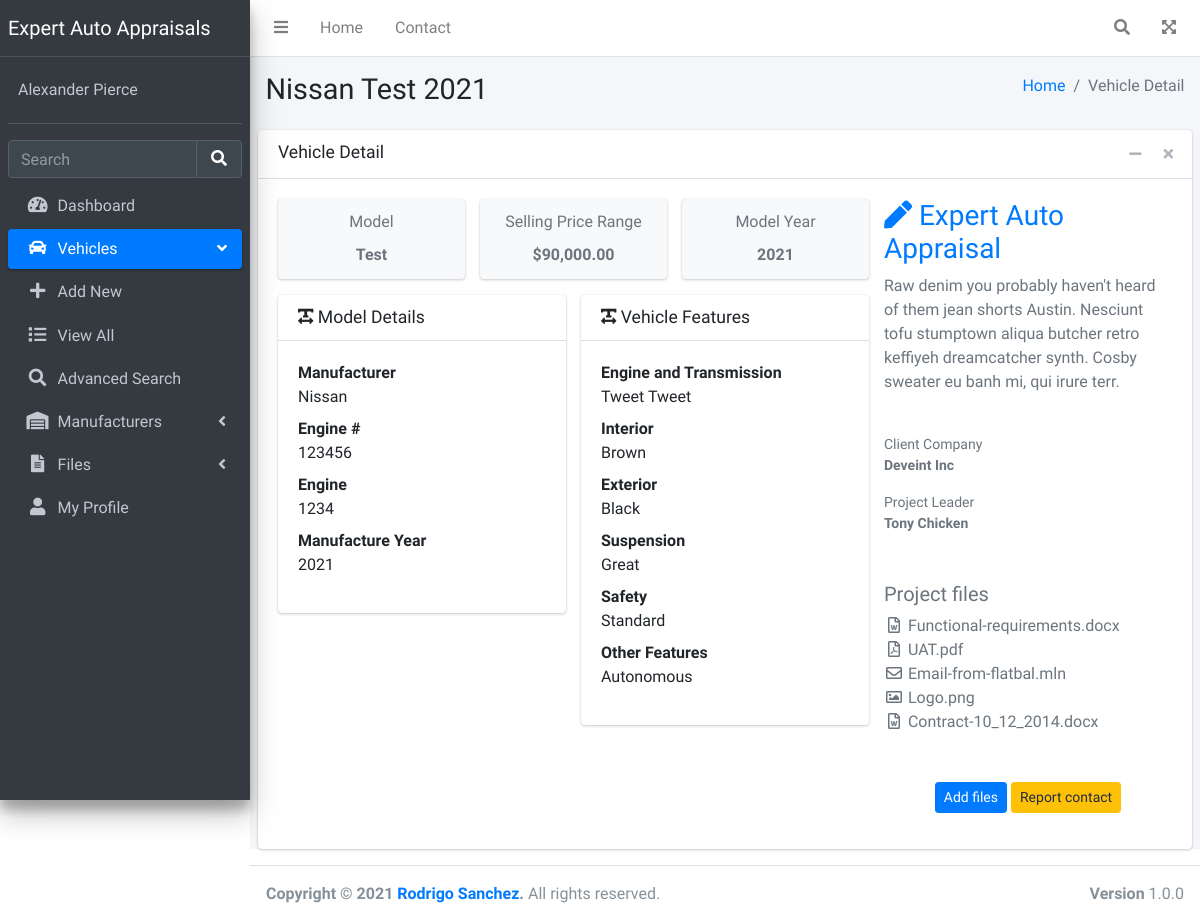
Screenshot of /vehicle/1 (signed in) with the database file from the repository.
### appraisal/models.py (models this page shows, shortened)
class Vehicle(models.Model):
    model = models.CharField(max_length=255)
    year = models.PositiveSmallIntegerField(
        default=current_year(), validators=[MinValueValidator(1900), max_value_current_year], blank=True)
    selling_price = models.DecimalField(_("Selling Price Range"), max_digits= 10, decimal_places=2)
    manufacturer = models.ForeignKey('appraisal.Manufacturer', null= True, on_delete=models.SET_NULL, blank=True)
    engine = models.CharField(_("Engine"), max_length=255, blank=True)
    engine_no = models.CharField(_("Engine #"), max_length=255, blank=True)
    chassis_no = models.CharField(_("Chassis #"), max_length=255, blank=True)
    manufacture_year = models.PositiveSmallIntegerField(
        _("Year of Manufacture"),
        default=current_year(), validators=[MinValueValidator(1900), max_value_current_year], blank=True)
    engine_and_trans = models.CharField(_("Engine and Transmission"), max_length=255, blank=True)
    interior = models.CharField(_("Interior"), max_length=255, blank=True)
    exterior = models.CharField(_("Exterior"), max_length=255, blank=True)
    suspension = models.CharField(_("Suspension"), max_length=255, blank=True)
    safety = models.CharField(_("Safety"), max_length=255, blank=True)
    other_features = models.CharField(_("Other Features"), max_length=255, blank=True)
    pics = models.ManyToManyField("appraisal.Pic", verbose_name=_("Pictures"), blank=True)
    documents = models.ManyToManyField("appraisal.Document", verbose_name=_("Documents"), blank=True)
    def __str__(self):
        name = self.model
        if(self.manufacturer):
            name = f'{self.manufacturer} {name}'
        if(self.manufacture_year):
            name = f'{name} {self.year}'
        return name

class Manufacturer(models.Model):
    name = models.CharField(max_length=255)
    country = CountryField()
    pic = models.ImageField(blank=True, null=True)
    def __str__(self):
            return f'{self.name}'

### appraisal/views.py (the view)
# urls.py: path('vehicle/<int:pk>', VehicleDetailView.as_view(), name='vehicle_detail'),
class VehicleDetailView(LoginRequiredMixin, DetailView):
    model = Vehicle
    template_name = "vehicle/vehicle-detail.html"

### appraisal/templates/vehicle/vehicle-detail.html (shortened to what this page needs)
{% extends 'appraisal/base.html' %}
{% load static %}
{% load humanize %}
{% block 'content' %}
<div class="content-wrapper">
  <section class="content-header">
    <div class="container-fluid">
      <div class="row mb-2">
        <div class="col-sm-6">
          <h1>{{object}}</h1>
        </div>
        <div class="col-sm-6">
          <ol class="breadcrumb float-sm-right">
            <li class="breadcrumb-item"><a href="#">Home</a></li>
            <li class="breadcrumb-item active">Vehicle Detail</li>
          </ol>
        </div>
      </div>
    </div>
  </section>
  <section class="content">
    <div class="card">
      <div class="card-header">
        <h3 class="card-title">Vehicle Detail</h3>
        <div class="card-tools">
          <button type="button" class="btn btn-tool" data-card-widget="collapse" title="Collapse">
            <i class="fas fa-minus"></i>
          </button>
          <button type="button" class="btn btn-tool" data-card-widget="remove" title="Remove">
            <i class="fas fa-times"></i>
          </button>
        </div>
      </div>
      <div class="card-body">
        <div class="row">
          <div class="col-12 col-md-12 col-lg-8 order-2 order-md-1">
            <div class="row">
              {% if object.model %}
              <div class="col-12 col-sm-4">
                <div class="info-box bg-light">
                  <div class="info-box-content">
                    <span class="info-box-text text-center text-muted">Model</span>
                    <span class="info-box-number text-center text-muted mb-0">{{object.model}}</span>
                  </div>
                </div>
              </div>
              {% endif %}
              {% if object.selling_price %}
              <div class="col-12 col-sm-4">
                <div class="info-box bg-light">
                  <div class="info-box-content">
                    <span class="info-box-text text-center text-muted">Selling Price Range</span>
                    <span class="info-box-number text-center text-muted mb-0">${{object.selling_price | intcomma}}</span>
                  </div>
                </div>
              </div>
              {% endif %}
              {% if object.year %}
              <div class="col-12 col-sm-4">
                <div class="info-box bg-light">
                  <div class="info-box-content">
                    <span class="info-box-text text-center text-muted">Model Year</span>
                    <span class="info-box-number text-center text-muted mb-0">{{object.year}}</span>
                  </div>
                </div>
              </div>
              {% endif %}
            </div>
            <div class="row">
            {% if object.manufacturer or object.engine_no or object.engine or object.manufacture_year or object.chassis%}
              <div class="col-md-6">
                <div class="card">
                  <div class="card-header">
                    <h3 class="card-title">
                      <i class="fas fa-text-width"></i>
                      Model Details
                    </h3>
                  </div>
                  <div class="card-body">
                    <dl>
                    {% if object.manufacturer %}
                      <dt>Manufacturer</dt>
                      <dd>{{object.manufacturer}}</dd>
                    {% endif %}
                    {% if object.engine_no %}
                      <dt>Engine #</dt>
                      <dd>{{object.engine_no}}</dd>
                    {% endif %}
                    {% if object.engine %}
                      <dt>Engine</dt>
                      <dd>{{object.engine}}</dd>
                    {% endif %}
                    {% if object.manufacture_year %}
                      <dt>Manufacture Year</dt>
                      <dd>{{object.manufacture_year}}</dd>
                    {% endif %}
                    </dl>
                  </div>
                </div>
              </div>
              {% endif %}
              {% if object.engine_and_trans or object.interior or object.exterior or object.suspension or object.safety or object.other_features%}
              <div class="col-md-6">
                <div class="card">
                  <div class="card-header">
                    <h3 class="card-title">
                      <i class="fas fa-text-width"></i>
                      Vehicle Features
                    </h3>
                  </div>
                  <div class="card-body">
                    <dl>
                    {% if object.engine_and_trans %}
                      <dt>Engine and Transmission</dt>
                      <dd>{{object.engine_and_trans}}</dd>
                    {% endif %}
                    {% if object.interior %}
                      <dt>Interior</dt>
                      <dd>{{object.interior}}</dd>
                    {% endif %}
                    {% if object.exterior %}
                      <dt>Exterior</dt>
                      <dd>{{object.exterior | intcomma}}</dd>
                    {% endif %}
                    {% if object.suspension %}
                      <dt>Suspension</dt>
                      <dd>{{object.suspension}}</dd>
                    {% endif %}
                    {% if object.safety %}
                      <dt>Safety</dt>
                      <dd>{{object.safety}}</dd>
                    {% endif %}
                    {% if object.other_features %}
                      <dt>Other Features</dt>
                      <dd>{{object.other_features}}</dd>
                    {% endif %}
                    </dl>
                  </div>
                </div>
              </div>
              {% endif %}
            </div>
          </div>
          <div class="col-12 col-md-12 col-lg-4 order-1 order-md-2">
            <h3 class="text-primary"><i class="fas fa-pen"></i> Expert Auto Appraisal</h3>
            <p class="text-muted">Raw denim you probably haven't heard of them jean shorts Austin. Nesciunt tofu
              stumptown aliqua butcher retro keffiyeh dreamcatcher synth. Cosby sweater eu banh mi, qui irure terr.</p>
            <br>
            <div class="text-muted">
              <p class="text-sm">Client Company
                <b class="d-block">Deveint Inc</b>
              </p>
              <p class="text-sm">Project Leader
                <b class="d-block">Tony Chicken</b>
              </p>
            </div>
            <h5 class="mt-5 text-muted">Project files</h5>
            <ul class="list-unstyled">
              <li>
                <a href="" class="btn-link text-secondary"><i class="far fa-fw fa-file-word"></i>
                  Functional-requirements.docx</a>
              </li>
              <li>
                <a href="" class="btn-link text-secondary"><i class="far fa-fw fa-file-pdf"></i> UAT.pdf</a>
              </li>
              <li>
                <a href="" class="btn-link text-secondary"><i class="far fa-fw fa-envelope"></i>
                  Email-from-flatbal.mln</a>
              </li>
              <li>
                <a href="" class="btn-link text-secondary"><i class="far fa-fw fa-image "></i> Logo.png</a>
              </li>
              <li>
                <a href="" class="btn-link text-secondary"><i class="far fa-fw fa-file-word"></i>
                  Contract-10_12_2014.docx</a>
              </li>
            </ul>
            <div class="text-center mt-5 mb-3">
              <a href="#" class="btn btn-sm btn-primary">Add files</a>
              <a href="#" class="btn btn-sm btn-warning">Report contact</a>
            </div>
          </div>
        </div>
      </div>
    </div>
  </section>
</div>
{% endblock %}

### appraisal/templates/appraisal/base.html (shortened to what this page needs)
{%load static%}
<!DOCTYPE html>
<html lang="en">
<head>
    <link rel="stylesheet" href="{% static 'plugins/fontawesome-free/css/all.min.css' %}">
  <link rel="stylesheet" href="https://code.ionicframework.com/ionicons/2.0.1/css/ionicons.min.css">
  <link rel="stylesheet" href="{% static 'plugins/icheck-bootstrap/icheck-bootstrap.min.css' %}">
  <link rel="stylesheet" href="{% static 'plugins/overlayScrollbars/css/OverlayScrollbars.min.css' %}">
  <link rel="stylesheet" href="{% static 'css/adminlte.min.css' %}">
</head>
<body class="hold-transition sidebar-mini layout-fixed">
<div class="wrapper">
  <nav class="main-header navbar navbar-expand navbar-white navbar-light">
    <ul class="navbar-nav">
      <li class="nav-item">
        <a class="nav-link" data-widget="pushmenu" href="#" role="button"><i class="fas fa-bars"></i></a>
      </li>
      <li class="nav-item d-none d-sm-inline-block">
        <a href="../../index3.html" class="nav-link">Home</a>
      </li>
      <li class="nav-item d-none d-sm-inline-block">
        <a href="#" class="nav-link">Contact</a>
      </li>
    </ul>
    <ul class="navbar-nav ml-auto">
      <li class="nav-item">
        <a class="nav-link" data-widget="navbar-search" href="#" role="button">
          <i class="fas fa-search"></i>
        </a>
      </li>
      <li class="nav-item">
        <a class="nav-link" data-widget="fullscreen" href="#" role="button">
          <i class="fas fa-expand-arrows-alt"></i>
        </a>
      </li>
    </ul>
  </nav>
  <aside class="main-sidebar sidebar-dark-primary elevation-4">
    <a href="../../index3.html" class="brand-link">
      <span class="brand-text font-weight-light">Expert Auto Appraisals</span>
    </a>
    <div class="sidebar">
      <div class="user-panel mt-3 pb-3 mb-3 d-flex">
        <div class="info">
          <a href="#" class="d-block">Alexander Pierce</a>
        </div>
      </div>
      <div class="form-inline">
        <div class="input-group" data-widget="sidebar-search">
          <input class="form-control form-control-sidebar" type="search" placeholder="Search" aria-label="Search">
          <div class="input-group-append">
            <button class="btn btn-sidebar">
              <i class="fas fa-search fa-fw"></i>
            </button>
          </div>
        </div>
      </div>
      <nav class="mt-2">
        <ul class="nav nav-pills nav-sidebar flex-column" data-widget="treeview" role="menu" data-accordion="false">
          <li class="nav-item">
            <a href="{%url 'dashboard'%}" class="nav-link">
              <i class="nav-icon fas fa-tachometer-alt"></i>
              <p>
                Dashboard
              </p>
            </a>
          </li>
          <li class="nav-item menu-open">
            <a href="#" class="nav-link active">
              <i class="nav-icon fas fa-car"></i>
              <p>
                Vehicles
                <i class="fas fa-angle-left right"></i>
              </p>
            </a>
            <ul class="nav nav-treeview">
              <li class="nav-item">
                <a href="{%url 'vehicle_new'%}" class="nav-link">
                  <i class="fas fa-plus nav-icon"></i>
                  <p>Add New</p>
                </a>
              </li>
              <li class="nav-item">
                <a href="{%url 'vehicle_list'%}" class="nav-link">
                  <i class="fas fa-list nav-icon"></i>
                  <p>View All</p>
                </a>
              </li>
              <li class="nav-item">
                <a href="../layout/boxed.html" class="nav-link">
                  <i class="fa fa-search nav-icon"></i>
                  <p>Advanced Search</p>
                </a>
              </li>
            </ul>
          </li>
          <li class="nav-item">
            <a href="#" class="nav-link">
              <i class="nav-icon fas fa-warehouse"></i>
              <p>
                Manufacturers
                <i class="right fas fa-angle-left"></i>
              </p>
            </a>
          </li>
          <li class="nav-item">
            <a href="#" class="nav-link">
              <i class="nav-icon fas fa-file-alt"></i>
              <p>
                Files
                <i class="fas fa-angle-left right"></i>
              </p>
            </a>
          </li>
          <li class="nav-item">
            <a href="#" class="nav-link">
              <i class="nav-icon fas fa-user"></i>
              <p>
                My Profile
              </p>
            </a>
          </li>
        </ul>
      </nav>
    </div>
  </aside>
    {% block 'content' %}
    {% endblock 'content' %}
  <footer class="main-footer">
    <div class="float-right d-none d-sm-block">
      <b>Version</b> 1.0.0
    </div>
    <strong>Copyright &copy; 2021 <a href="">Rodrigo Sanchez</a>.</strong> All rights reserved.
  </footer>
</div>
</body>
</html>

### rows the page displays
Vehicle: model+manufacturer+manufacture_year "Nissan Test 2021", model "Test", selling_price "90,000.00", year "2021", manufacturer "Nissan", engine_no "123456", engine "1234", manufacture_year "2021", engine_and_trans "Tweet Tweet", interior "Brown", exterior "Black", suspension "Great", safety "Standard", other_features "Autonomous"
